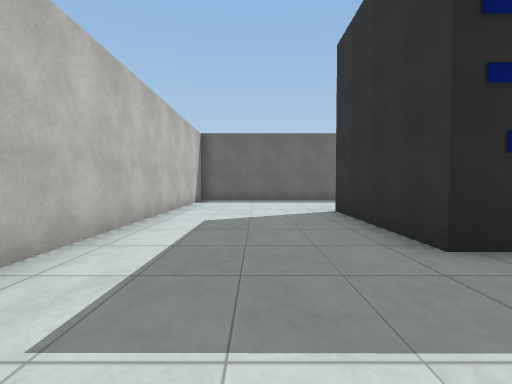
view 1 (above)

24 first-person views from a walk through a Unity game level. The camera is 1.4 m above the floor, tilts 2° down and sees 85° across. The floor is counted in squares, 2 m on a side. Each view is taken from the middle of a square. On the plan, view 1 faces up. The plan holds only what a view shows up to about 9 squares ahead; the rest is blank. The place goes on beyond the plan. The player character is not drawn. Some animated figures are left out. Some surface patterns are stand-ins.

view 2
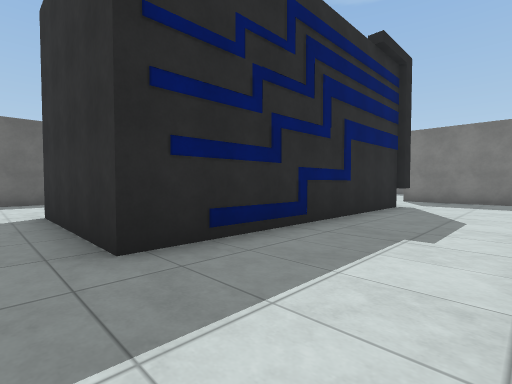

view 3
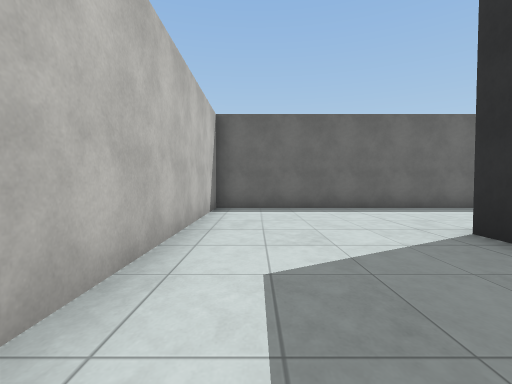

view 4
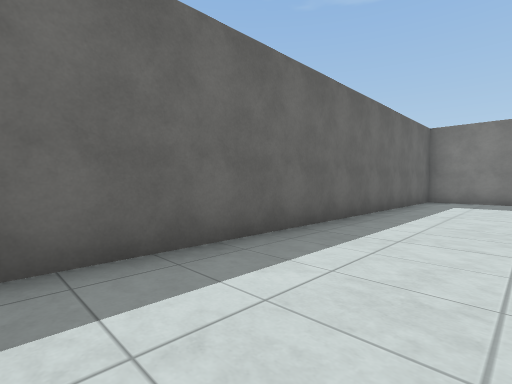

view 5
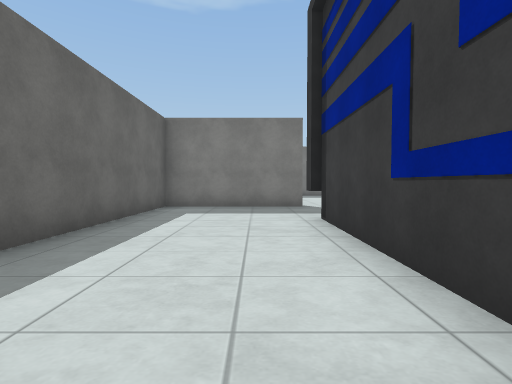

view 6
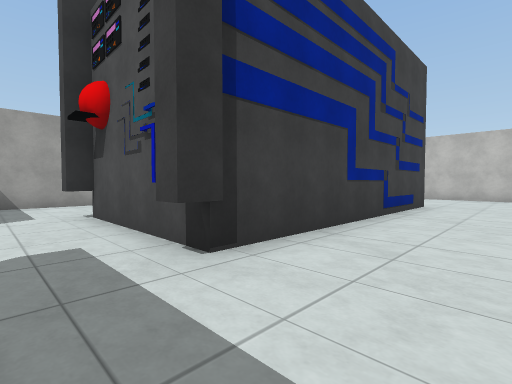

view 7
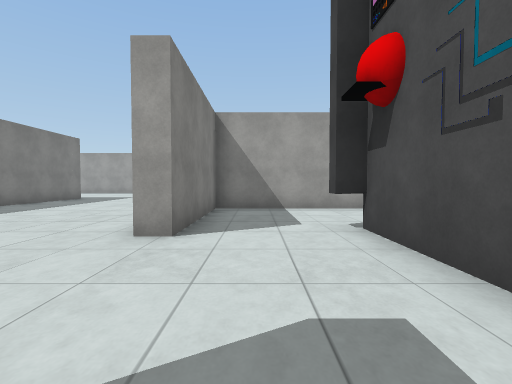

view 8
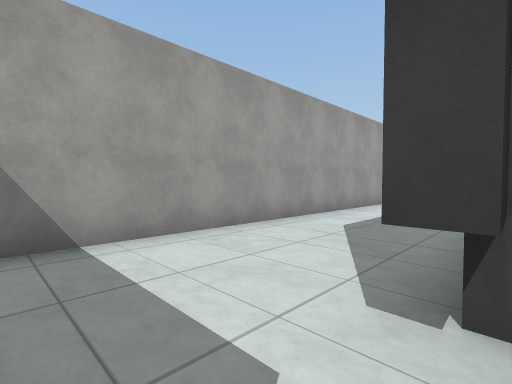

view 9
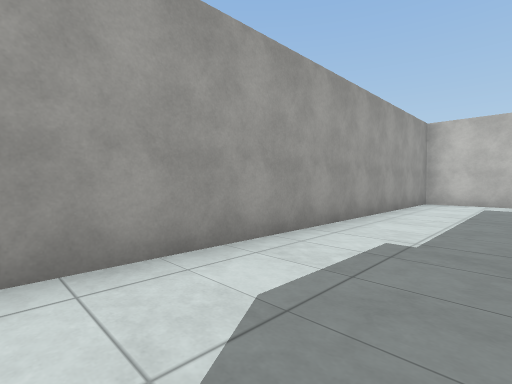

view 10
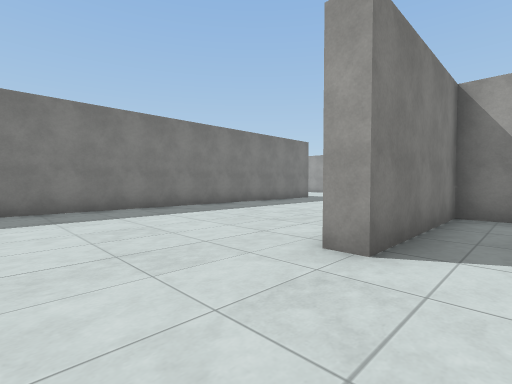

view 11
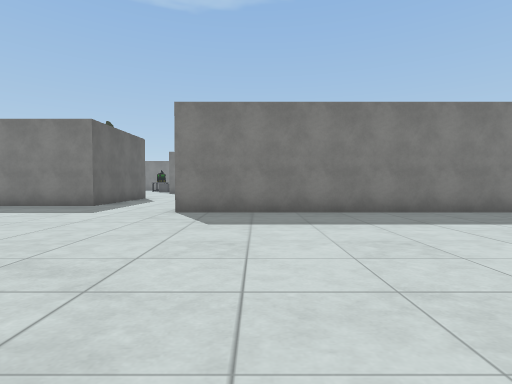

view 12
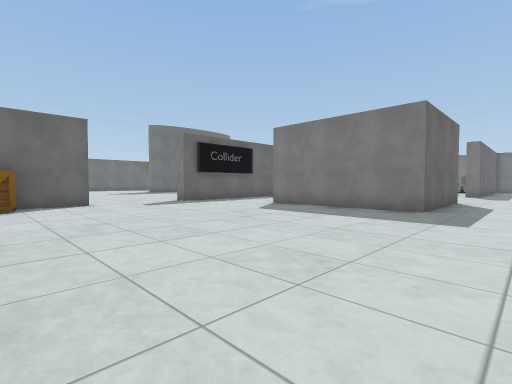

view 13
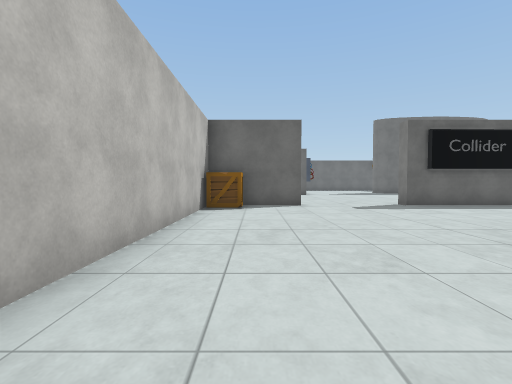

view 14
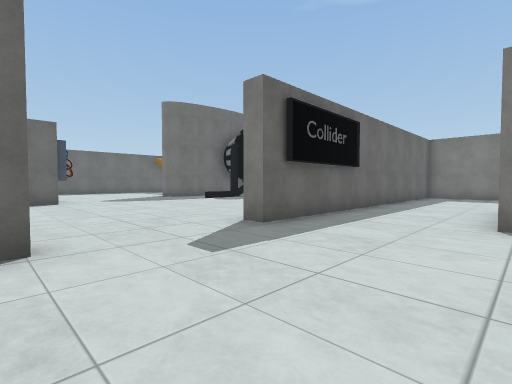

view 15
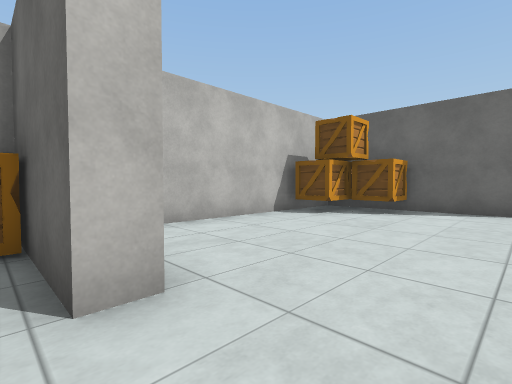

view 16
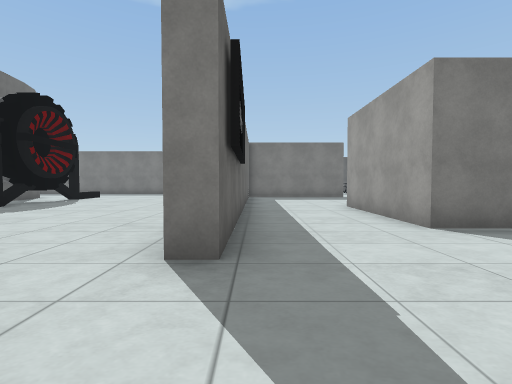

view 17
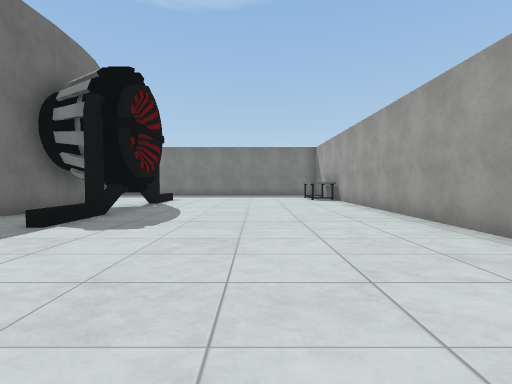

view 18
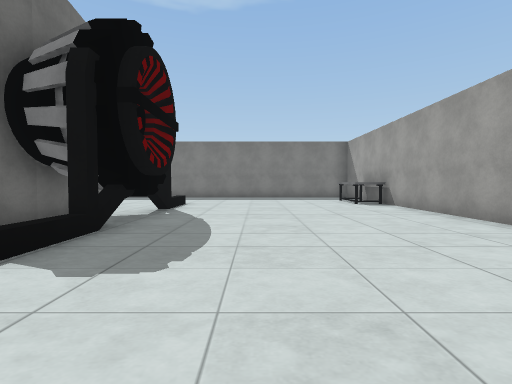

view 19
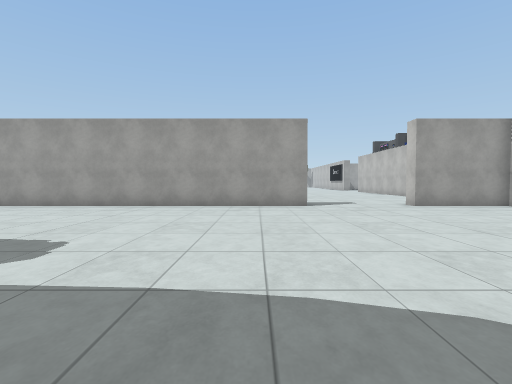

view 20
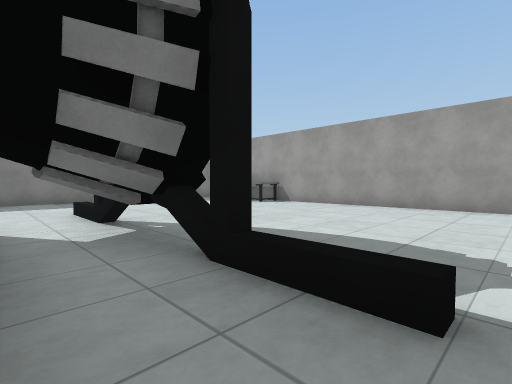

view 21
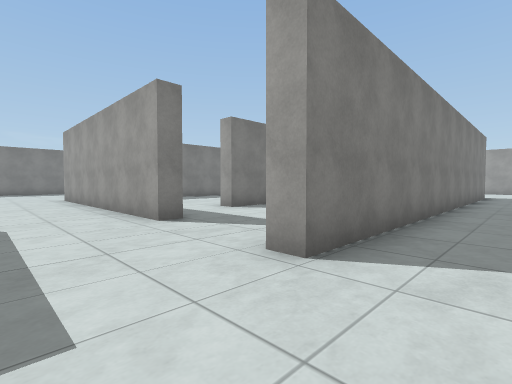

view 22
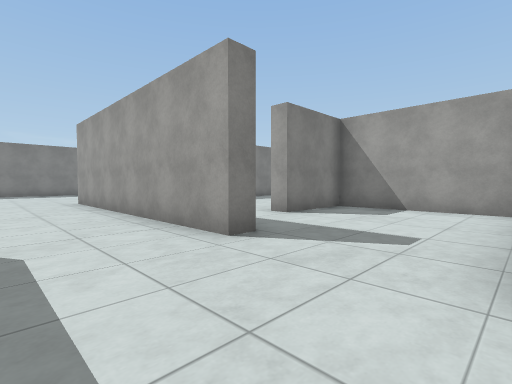

view 23
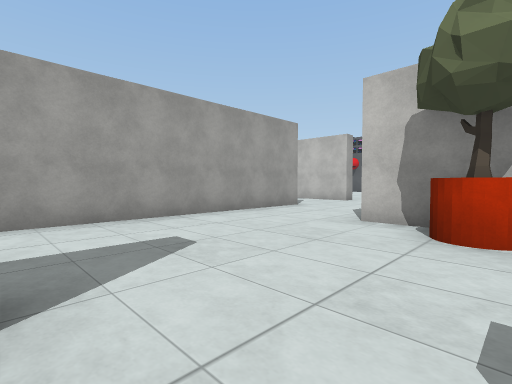

view 24
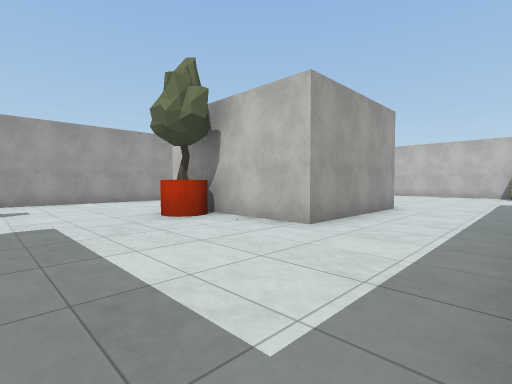

### Floor plan
Key: @ floor where view 1 was taken; # wall or solid block; . floor; T thing the floor can be seen under or through; O other object.
Columns run from 2 left of view 1 to 29 right of it. Each row starts with its distance up from view 1.
 27                       . ..#TT ..
 26                ##### ......TT...
 25                OOO........##T#..
 24                OO...............
 23               #.................
 22               #.................
 21               #.................
 20               #................O
 19               ####...##########O
 18               #O...............
 17               #................
 16               #................
 15               #.......#####....
 14               #.......#   #....
 13               #.......#   #.....
 12               #.......#   #O....
 11 ###############.......#####.....
 10 #.............#.................
  9 #.............#.................
  8 #.............# ................
  7 #...#####..#..#......#..########
  6 #...#   ####.........#.....
  5 #...#      #.........#......
  4 #...#      #.........#...#..
  3 #...########..#......#...#
  2 #.............#......#####
  1 #.............# .....#
  0 #.@...........# .....#
 -1 ###############  ....#
 -2                  ....#

Where each view was taken, in squares from view 1:
view 1: 0 up, 0 right, facing up
view 2: 0 up, 1 right, facing up-right
view 3: 3 up, 1 left, facing up
view 4: 8 up, 1 right, facing up-right
view 5: 8 up, 4 right, facing right
view 6: 9 up, 11 right, facing down-left
view 7: 7 up, 11 right, facing down
view 8: 3 up, 11 right, facing down-left
view 9: 2 up, 8 right, facing down-left
view 10: 6 up, 11 right, facing down-right
view 11: 6 up, 12 right, facing right
view 12: 9 up, 13 right, facing up-right
view 13: 10 up, 14 right, facing up
view 14: 15 up, 15 right, facing up-right
view 15: 18 up, 17 right, facing up-left
view 16: 18 up, 16 right, facing right
view 17: 22 up, 18 right, facing right
view 18: 23 up, 20 right, facing right
view 19: 27 up, 20 right, facing down
view 20: 27 up, 22 right, facing down-right
view 21: 10 up, 17 right, facing down-right
view 22: 10 up, 19 right, facing down-right
view 23: 13 up, 29 right, facing down-left
view 24: 18 up, 28 right, facing down-left
